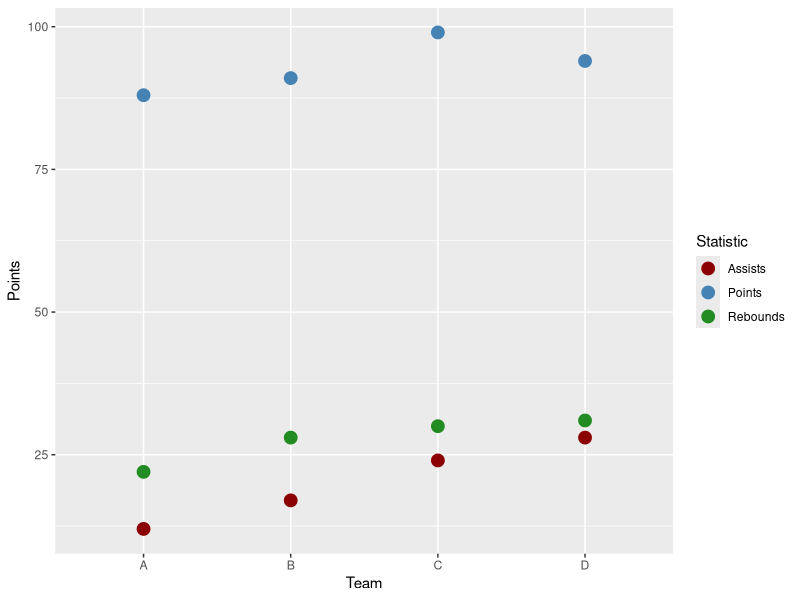
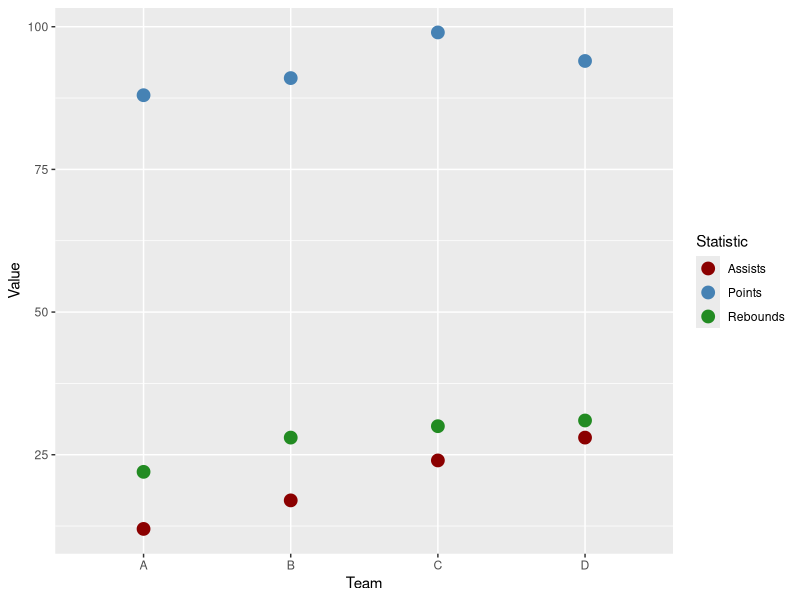

Reproduce these figures in R, in order. (Note: this script raises an error after producing the figures.)
## ---- chunk 1
#| include: false
#| message: false
#| label: setup

library(tidyverse)
## ---- chunk 2
#| echo: false
#| label: creating-small-data-set-wide-format

bb_wide <- tibble(Team     = c("A", "B", "C", "D"),
                       Points   = c(88, 91, 99, 94),
                       Assists  = c(12, 17, 24, 28),
                       Rebounds = c(22, 28, 30, 31)
                       )
## ---- chunk 3
#| echo: false
#| label: displaying-wide-data

bb_wide |> 
  knitr::kable()
## ---- chunk 4
#| echo: false
#| label: transforming-to-long

bb_long <- bb_wide |> 
  pivot_longer(cols      = c(Points, Assists, Rebounds),
               names_to  = "Statistic",
               values_to = "Value"
               )

bb_long |> 
  knitr::kable()
## ---- chunk 5
#| echo: true
#| label: plot-with-wide-data
#| code-fold: true
#| fig-width: 6
#| fig-height: 4
#| fig-align: center

ggplot(data = bb_wide, 
       mapping = aes(x = Team)
       ) +
  geom_point(mapping = aes(y = Points, 
                           color = "Points"), 
             size = 4) +
  geom_point(mapping = aes(y = Assists, 
                           color = "Assists"), 
             size = 4) +
  geom_point(mapping = aes(y = Rebounds, 
                           color = "Rebounds"), 
             size = 4) + 
  scale_colour_manual(
    values = c("darkred", "steelblue", "forestgreen")
  ) +
  labs(color = "Statistic")
## ---- chunk 6
#| echo: true
#| label: plot-with-long-data
#| code-fold: true
#| fig-width: 6
#| fig-height: 4
#| fig-align: center

ggplot(data = bb_long, 
       mapping = aes(x = Team, 
                     y = Value, 
                     color = Statistic)
       ) +
  geom_point(size = 4) + 
  scale_colour_manual(
    values = c("darkred", "steelblue", "forestgreen")
  ) +
  labs(color = "Statistic")
## ---- chunk 7
#| fig-align: center
#| fig-alt: "A white background scattered with various green triangles and a single green circle. The triangles are evenly spaced but randomly oriented and positioned, with no apparent pattern or alignment. The single circle stands out among the triangles due to its different shape."

knitr::include_graphics("images/pre-atten1.png")
## ---- chunk 8
#| fig-align: center
#| fig-alt: "A white background scattered with various red circles and a single green circle. The circles are evenly spaced but randomly oriented and positioned, with no apparent pattern or alignment. The single circle stands out among the other circles due to its different color."

knitr::include_graphics("images/pre-atten2.png")
## ---- chunk 9
#| fig-align: center
knitr::include_graphics("images/double.png")
## ---- chunk 10
#| fig-align: center
knitr::include_graphics("images/no_double.png")
## ---- chunk 11
#| out-width: 90%
#| fig-alt: "This image is a color wheel that displays the concept of 'Hue.' The wheel is divided into 12 segments, each representing a different color. The colors transition smoothly around the wheel, moving from yellow to yellow-orange, orange, red-orange, red, red-violet, violet, blue-violet, blue, blue-green, green, and yellow-green. The word 'HUE' is written in the center of the wheel, indicating that the image is meant to illustrate the variety of hues that make up the color spectrum."
knitr::include_graphics("images/hue.png")
## ---- chunk 12
#| fig-alt: "This image illustrates the concept of color intensity. It shows a yellow square labeled 'YELLOW (HUE)' on the left, a gray square labeled 'GRAY' in the middle, and a square of desaturated yellow labeled 'LESS INTENSE' on the right. The image conveys that adding gray to a pure hue, such as yellow, results in a color that is less intense or more muted. The mathematical symbols '+' and '=' are used to show the combination of the yellow hue with gray, leading to a less intense color."

knitr::include_graphics("images/intensity.png")
## ---- chunk 13
#| fig-align: center
#| fig-alt: "This image is a color-coded map of Texas, showing the percentage of people in each county who identify as white. The map uses a rainbow gradient scale to represent different percentages: red and orange for lower percentages (0% to 25%), transitioning through yellow and green (around 50%), to blue and purple for higher percentages (75% to 100%). Each county in Texas is colored according to where it falls on this scale, indicating the variation in racial identification across the state. The legend at the bottom of the map clarifies the percentage range associated with each color."

knitr::include_graphics("images/rainbow.png")
## ---- chunk 14
#| fig-align: center
#| fig-alt: "This image is a bar chart comparing the energy sources of six countries: Mexico, Brazil, Turkey, Russia, Indonesia, and China. Each bar represents a country and is divided into two color-coded segments: red for 'Low-carbon sources' and green for 'Fossil fuels sources.' The chart shows the proportion of energy generated from each source in each country. The purpose of this image is not to demonstrate what fuels each country is using but to highlight how the graph uses red and green hues to separate the two types of fuel. Not only are these colors are difficult for some people's eyes to differentiate, but the plot has swapped what we would ordinarily think of as 'good' and 'bad' colors with fuels that are worse and better for the planet."

knitr::include_graphics("images/red_green.png")
## ---- chunk 15
#| fig-align: center
#| out-width: 30%
#| fig-alt: "This image is a rectangular strip divided into seven equal vertical sections, each filled with a different solid color. The colors from left to right are: Red, Blue, Green, Purple, Orange, Yellow, Brown. Each section is distinctly separated by thin black lines, with no gradients or transitions between the colors. The image represents a simple color spectrum or palette."

knitr::include_graphics("images/small_gradient.png")
## ---- chunk 16
#| fig-align: center
#| fig-alt: "This image is a rectangular strip divided into 19 equal vertical sections, each filled with a different solid color. The colors from left to right are red, maroon, dark blue, teal, green, light green, gray, purple, dark maroon, orange, light orange, yellow, light yellow, gold, brown, pink, light pink, mauve, and light gray. Each section is distinctly separated by thin black lines, with no gradients or transitions between the colors. The image represents an extended color spectrum or palette with a nuanced range of colors."

knitr::include_graphics("images/big_gradient.png")
## ---- chunk 17
#| fig-align: center
#| out-width: 50%
#| fig-alt: "This image features a pattern of small shapes scattered across a white background. The shapes are orange triangles and green circles, distributed randomly throughout the image. The triangles and circles do not overlap and are spaced unevenly, creating a dispersed, non-repetitive pattern. The image appears to represent a simple, abstract design with two distinct shapes and colors."

knitr::include_graphics("images/double.png")
## ---- chunk 18
#| fig-align: center
#| out-width: 50%
#| fig-alt: "This image features a horizontal gradient transitioning smoothly from light to dark blue. On the left side, the gradient starts with a very light, almost white blue and gradually deepens in color, moving through medium blue tones in the center, and finally ending with a deep, dark blue on the right side. The gradient creates a seamless transition across the spectrum of blue hues, visually representing the full range of the color from light to dark."

knitr::include_graphics("images/blues.png")
## ---- chunk 19
#| fig-align: center
#| out-width: 70%
#| fig-alt: "This image features a horizontal gradient transitioning between two different color families. On the left side, the gradient starts with a deep purple and gradually lightens to a pale lavender near the center. The gradient then transitions to white in the middle, which serves as a dividing point between the two color families. From the center to the right, the gradient shifts into warm tones, moving from a light peach to a deeper orange, and finally ending with a rich brown on the far right. This gradient smoothly blends the cool purples with the warm oranges, creating a balanced and visually appealing transition between the two color spectrums."

knitr::include_graphics("images/PuOr.png")
## ---- chunk 20
#| fig-align: center
#| fig-alt: "This image is a bar chart titled 'How Often Teens Say They Use Each Platform,' depicting the frequency of usage of various social media platforms by teenagers. The platforms listed from top to bottom are YouTube, TikTok, Snapchat, Instagram, and Facebook. Each platform's usage is broken down into six categories, represented as different segments in the bar: Almost constantly (dark blue), Several times a day (medium blue), About once a day (light blue), Less often (lightest blue), Don’t use (gray)."

knitr::include_graphics("images/nyt_color.png")
## ---- chunk 21
#| fig-align: center
#| fig-alt: "This image is a copy of the previous image, but the blue tones have been replaced with grey tones."

knitr::include_graphics("images/nyt_bw.png")
